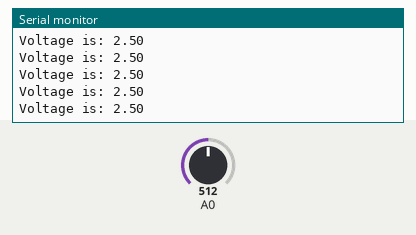
Bench run of a sketch on a simulated Arduino Uno, built with avr-gcc and run on an emulated ATmega328P. Parts: the last lines printed to the serial monitor. The inputs (shaded band) are chosen by the test bench; at power-on: A0 = 512.

Above: at 1.2 s.
1.3 s: A0 set to 716
At 1.31 s:
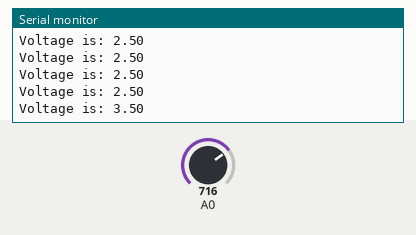
2.8 s: A0 set to 900
At 2.82 s:
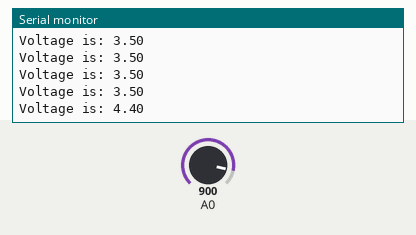
Timing chart, 0 to 5.8 s (numbered marks = the images above; inputs shaded):
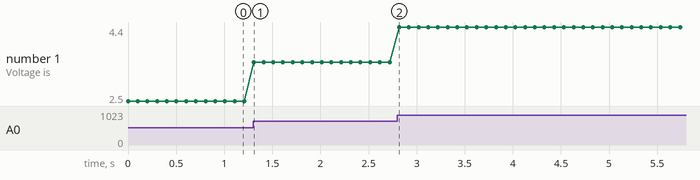

The sketch:

analog_read.ino
```cpp
void setup()
{
  Serial.begin(115200);
}

void loop()
{
  int voltage = analogRead(A0);
  double analogVoltage = voltage / 1023.0 * 5;
  Serial.print("Voltage is: ");
  Serial.println(analogVoltage);
  delay(100);
}
```

Measured:
- after the input at 1.3 s, the serial monitor: prints a new line at once (image 1)
- after the input at 2.8 s, the serial monitor: prints a new line at once (image 2)
- plotted number 1: 2.5 → 3.5 after the input at 1.3 s, 3.5 → 4.4 after the input at 2.8 s
